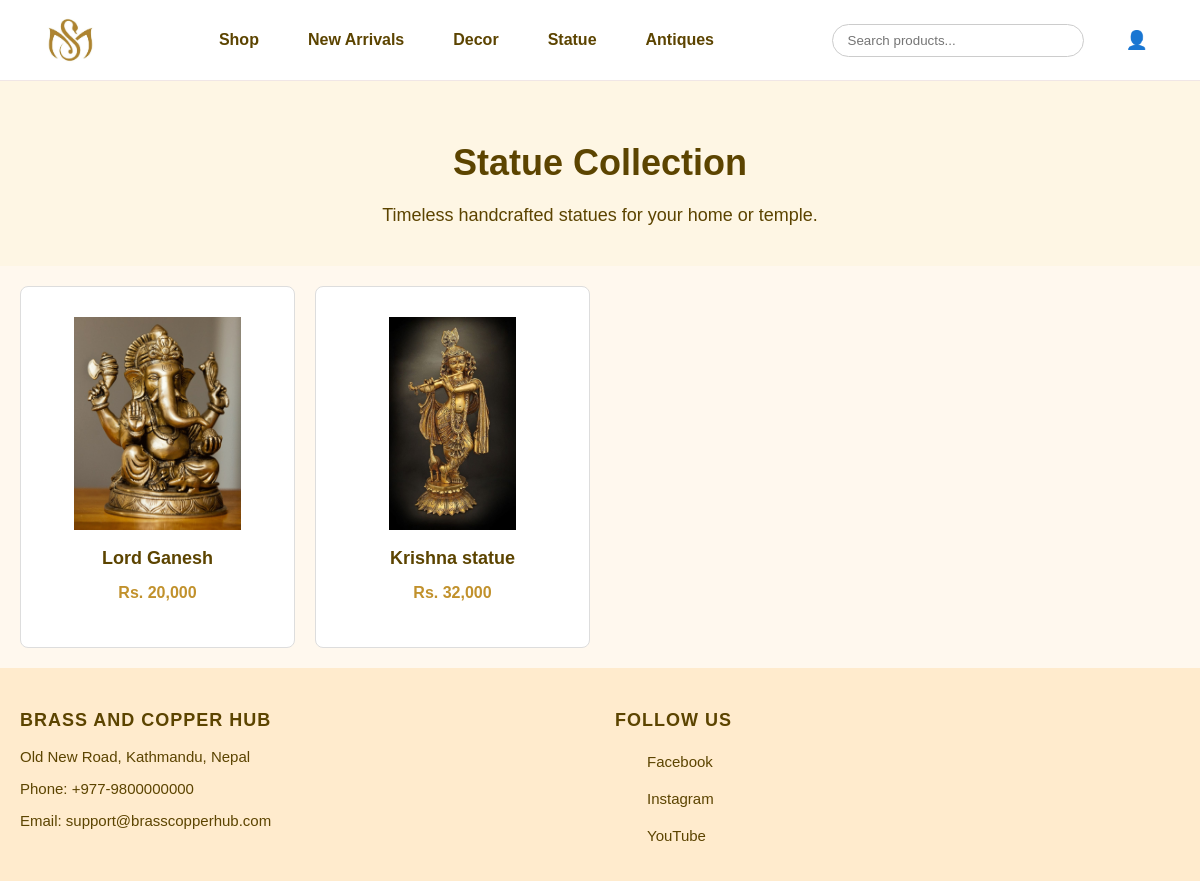
Page /statue.php on the committed database.
### tables this page shows
CREATE TABLE `products` (
  `id` int(11) NOT NULL,
  `name` varchar(100) NOT NULL,
  `description` text DEFAULT NULL,
  `price` decimal(10,2) NOT NULL,
  `image` varchar(255) DEFAULT NULL,
  `category_id` int(11) DEFAULT NULL
);

### statue.php (the view, shortened to what this page needs)
<?php
include 'db.php';
$category_name = 'Statue';
$sql = "SELECT p.* FROM products p
        JOIN categories c ON p.category_id = c.id
        WHERE c.name = ?
        ORDER BY p.id DESC";
$stmt = $conn->prepare($sql);
$stmt->bind_param("s", $category_name);
if (!$stmt->execute()) {
    die("Database query failed: " . $stmt->error);
}
$result = $stmt->get_result();
?>
<!DOCTYPE html>
<html lang="en">
<head>
  <link rel="stylesheet" href="shop.css" />
  <link rel="stylesheet" href="style.css" />
</head>
<body>
<?php include 'navbar.php'; ?>
<section class="shop-hero">
  <h1>Statue Collection</h1>
  <p>Timeless handcrafted statues for your home or temple.</p>
</section>
<div class="container">
<section class="product-grid">
  <?php if ($result->num_rows > 0): ?>
    <?php while ($product = $result->fetch_assoc()): ?>
      <div class="product-card"
           data-name="<?php echo htmlspecialchars($product['name']); ?>"
           data-price="<?php echo $product['price']; ?>"
           data-description="<?php echo htmlspecialchars($product['description']); ?>"
           data-image="image/<?php echo htmlspecialchars($product['image']); ?>"
           data-id="<?php echo $product['id']; ?>"
           onclick="openModal(this)">
           <div class="product-image-wrapper">
        <img src="image/<?php echo htmlspecialchars($product['image']); ?>" alt="<?php echo htmlspecialchars($product['name']); ?>">
    </div>
        <h3><?php echo htmlspecialchars($product['name']); ?></h3>
        <p class="price">Rs. <?php echo number_format($product['price']); ?></p>
      </div>
    <?php endwhile; ?>
  <?php else: ?>
    <p>No statues found in this category.</p>
  <?php endif; ?>
</section>
</div>
<?php include 'footer.php'; ?>
</body>
</html>

### shop.css (style rules this page uses)
body { margin: 0; font-family: Arial, sans-serif; background-color: #fff8ee; color: #5c4400; font-size: 18px; }
.shop-hero { text-align: center; padding: 20px 20px; background-color: #fef6e4; color: #5c4400; }
.shop-hero h1 { font-size: 36px; margin-bottom: 10px; }
.shop-hero p { font-size: 18px; margin-top: 0; }
.product-grid { display: grid; grid-template-columns: repeat(auto-fill, minmax(270px, 1fr)); gap: 20px; justify-content: center; padding: 20px; max-width: 1200px; margin: 0 auto; }
.product-card { border: 1px solid #ddd; padding: 30px; border-radius: 8px; background-color: #fff; transition: transform 0.2s; text-align: center; }
.product-image-wrapper { background-color: #fff; aspect-ratio: 1 / 1; overflow: hidden; margin-bottom: 15px; border-radius: 6px; }
.product-image-wrapper img { width: 100%; height: 100%; object-fit: contain; object-position: center; }
.product-card h3 { font-size: 18px; margin-bottom: 10px; color: #5c4400; }
.product-card .price { color: #c1912c; font-weight: bold; margin-bottom: 15px; font-size: 16px; }

### style.css (style rules this page uses)
body { margin: 0; padding: 0; font-family: Arial, sans-serif; background-color: #fff8ee; color: #5c4400; width: 100%; font-size: 18px; }
h1 { font-size: 50px; line-height: 64px; color: #5c4400; }
p { font-size: 16px; margin: 15px 0 20px 0; color: #5c4400; }

### rows in the picture
products: image (picture), name "Lord Ganesh", price "20,000"
products: image (picture), name "Krishna statue", price "32,000"
